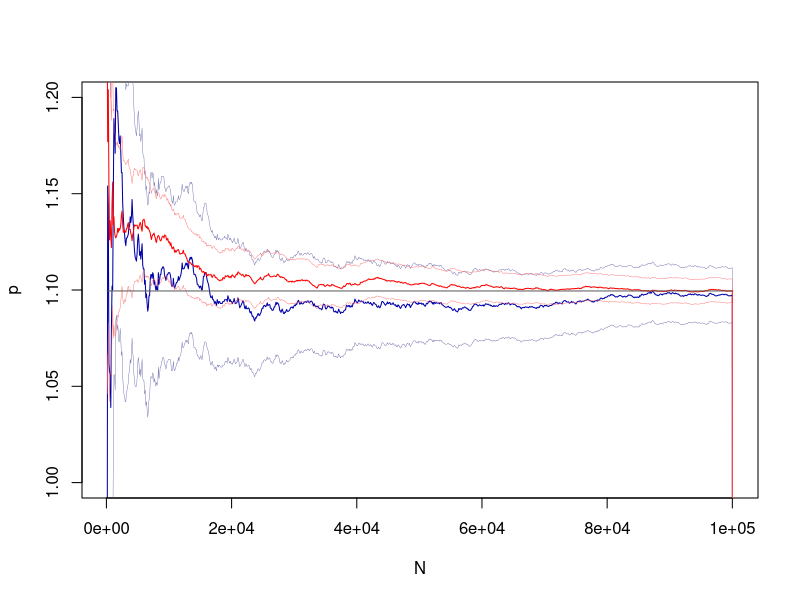

This figure's R source: (Note: this script raises an error after producing the figure.)
C = read.csv("res2.csv")
#C2 = read.csv("res.csv")
#f = 1./1.96
f = 1.
svg("output3.svg")
#C$N = log((1:length(C$N))*100, 2)
C$N = (1:length(C$N))*100
plot(C$N, C$px, t="l", ylim = c(1.0,1.2),  col="#0000AA", xlab="N", ylab="p")
lines(C$N, C$px-f*C$sex,lwd = 0.4,  col="#6666AA")
lines(C$N, C$px+f*C$sex,lwd = 0.4,  col="#6666AA")

lines(C$N, C$po, col="red")
lines(C$N, C$po-f*C$seo,lwd = 0.4, col="#FF6666")
lines(C$N, C$po+f*C$seo,lwd = 0.4, col="#FF6666")
lines(C$N, rep(1.0995, length(C$N)), col="#555555")
dev.off()
#lines(C$N, (C2$px)[1:length(C$N)],  col="#00AA00")
#lines(C$N, (C2$px-f*C2$sex)[1:length(C$N)], lt="dotted", col="#00AA00")
#lines(C$N, (C2$px+f*C2$sex)[1:length(C$N)], lt="dotted", col="#00AA00")
#lines(C$N, (C2$po)[1:length(C$N)],  col="#00AA00")
#lines(C$N, (C2$po-f*C2$seo)[1:length(C$N)], lt="dotted", col="#00AA00")
#lines(C$N, (C2$po+f*C2$seo)[1:length(C$N)], lt="dotted", col="#00AA00")
#C = read.csv("res2.csv")
stop()
C = read.csv("res2.csv")
C2 = read.csv("res.csv")
C$N = (1:length(C$N))*100
X11()
plot(C$N, NA*C$N, t="l", ylim = c(0.5,1.5))
lines(C$N, (C2$po)[1:length(C$N)],  col="#00AA00")
lines(C$N, (C2$po-f*C2$seo)[1:length(C$N)], lt="dotted", col="#00AA00")
lines(C$N, (C2$po+f*C2$seo)[1:length(C$N)], lt="dotted", col="#00AA00")

lines(C$N, C$po, col="red")
lines(C$N, C$po-f*C$seo, lt="dotted", col="#FF0000")
lines(C$N, C$po+f*C$seo, lt="dotted", col="#FF0000")
